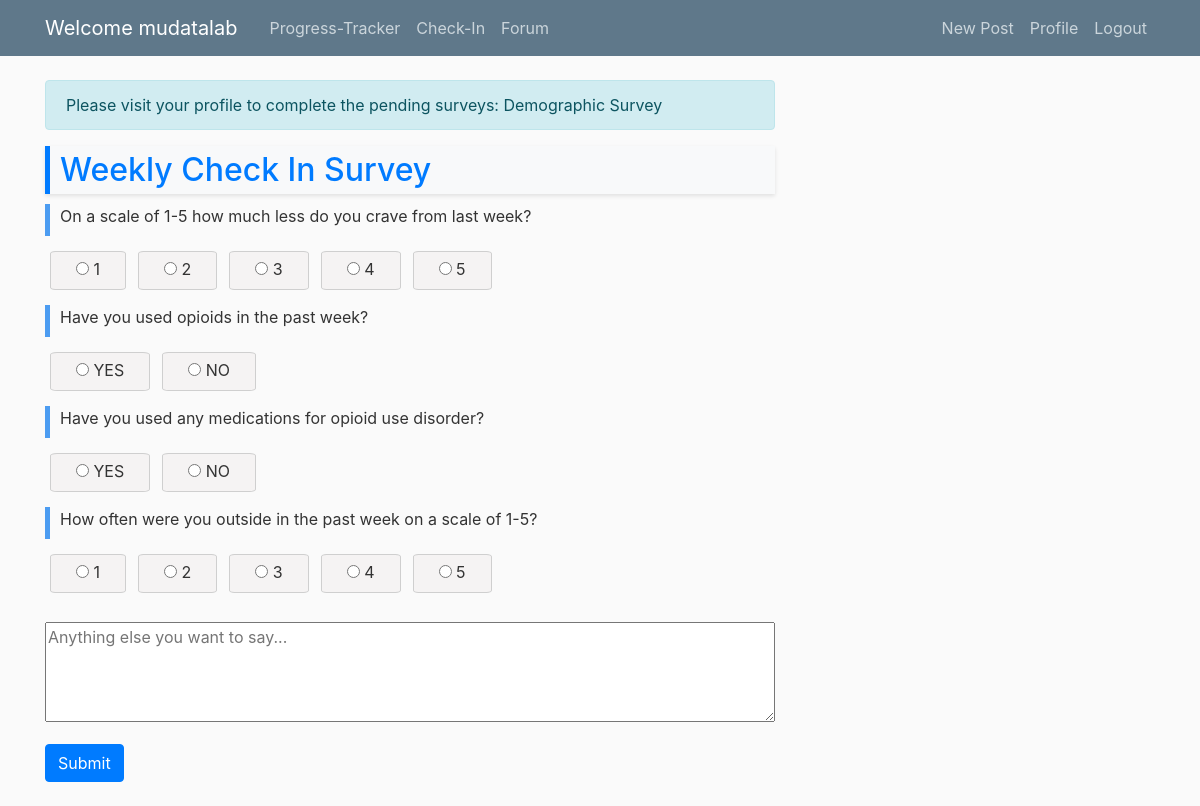
The app's page / (signed in), older data.
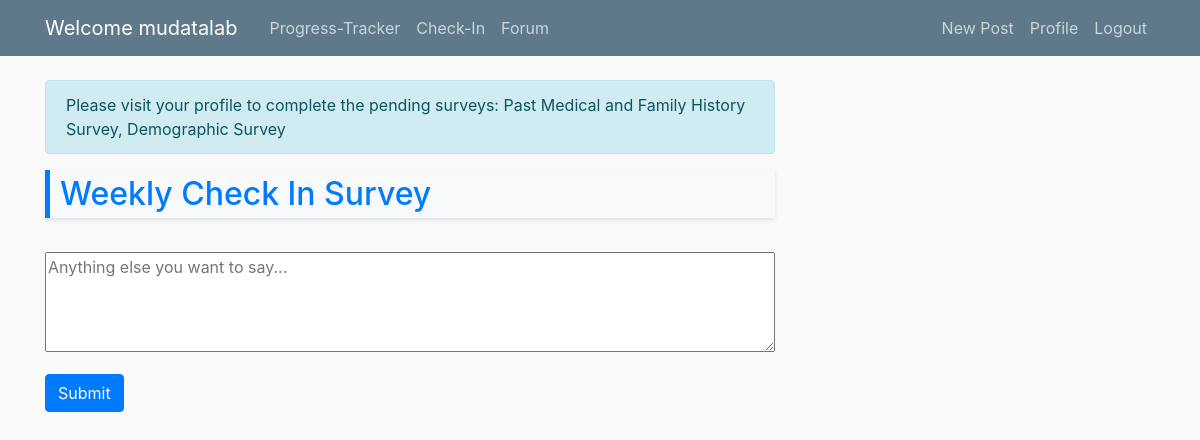
The same page, newer data.
### survey/models.py (models this page shows, shortened)
class Survey(models.Model):
    title = models.CharField(max_length=200)
    description = models.TextField(blank=True)
    created_at = models.DateTimeField(auto_now_add=True)
    updated_at = models.DateTimeField(auto_now=True)

class Question(models.Model):
    ORIENTATION_CHOICES = (
        (-1, 'Negative'),
        (0, 'Neutral'),
        (1, 'Positive'),
    )
    survey = models.ForeignKey(Survey, on_delete=models.CASCADE)
    question = models.CharField(max_length=300)
    options = models.ManyToManyField('Option')
    categories = models.ManyToManyField('QuestionCategory', blank=True)
    weight = models.IntegerField(default=1)
    orientation = models.IntegerField(default=0, choices=ORIENTATION_CHOICES)
    created_at = models.DateTimeField(auto_now_add=True)
    updated_at = models.DateTimeField(auto_now=True)

### survey/views.py (the view)
# urls.py: path('', views.survey_home, name ='survey-home'),
@csrf_exempt
@login_required
def survey_home(request):
    surveys = Survey.objects.all()
    survey = None
    for survey_obj in surveys:
        if survey_obj.title == CHECK_IN_SURVEY:
            logger.debug(f'Survey Title:  {survey_obj.title}')
            survey = survey_obj
            break
    if survey is None:
        logger.debug(f'Survey not available, required survey: {CHECK_IN_SURVEY}')
        return render(request, 'survey/error.html', {'message': f'Survey not available, required survey: {CHECK_IN_SURVEY}'})
    if request.method == 'POST':
        form = SurveyForm(request.POST, survey_id=survey.id)
        if form.is_valid():
            user = request.user  # Get the current authenticated user
            for question in Question.objects.filter(survey_id=survey.id):
                selected_option = form.cleaned_data[f'question_{question.id}']
                if selected_option:
                    selected_option_id = Option.objects.get(id=selected_option.id)
                    response = Response.objects.create(
                        survey=survey,
                        user=user,
                        question=question,
                        selected_options=selected_option_id.option  # Store the option's text, not the Option object
                    )
            user_comments = form.cleaned_data.get('user_comments')
            if user_comments:
                UserComment.objects.create(
                    survey=survey,
                    user=request.user,
                    comment=user_comments
                )
            return redirect('thank_you')  # Redirect to a thank-you page after successful submission
    else:
        form = SurveyForm(survey_id=survey.id)
    user = request.user
    PMH_survey_responses_exist = Response.objects.filter(user=user, survey__title=PAST_HISTORY_SURVEY).exists()
    demographic_responses_exist = Response.objects.filter(user=user, survey__title=DEMOGRAPHIC_SURVEY).exists()
    pending_surveys = []
    if not PMH_survey_responses_exist:
        pending_surveys.append(PAST_HISTORY_SURVEY)
    if not demographic_responses_exist:
        pending_surveys.append(DEMOGRAPHIC_SURVEY)
    if pending_surveys:
        pending_surveys_str = ', '.join(pending_surveys)
        messages.info(request, f'Please visit your profile to complete the pending surveys: {pending_surveys_str}')
    return render(request, 'survey/survey.html', {'survey': survey, 'form': form})

### survey/forms.py
class SurveyForm(forms.ModelForm):
    class Meta:
        model = Response
        fields = []
    def __init__(self, *args, **kwargs):
        survey_id = kwargs.pop('survey_id')
        super(SurveyForm, self).__init__(*args, **kwargs)
        questions = Question.objects.filter(survey_id=survey_id)
        for question in questions:
            self.fields[f'question_{question.id}'] = forms.ModelChoiceField(
                label=question.question,
                queryset=Option.objects.filter(question=question),
                widget=forms.RadioSelect,
                required=False
            )
        self.fields['user_comments'] = forms.CharField(widget=forms.Textarea (attrs={'placeholder': 'Anything else you want to say...'}), required=False)

### survey/models.py (called while the page is built)
    def __str__(self):
        return self.option

### survey/templates/survey/survey.html (shortened to what this page needs)
{% extends "feed/base.html" %}
{% block content %}
<h2 class="custom-title">{{ survey.title }}</h2>
<form method="post">
    {% for field in form %}
        {% if field.name != 'user_comments' %}
            <p class="survey-question-title">{{ field.label_tag }}</p>
            <div class="choices-container">
            {% for choice in field %}
                <label class="choice-button choice-option">
                    {{ choice }}
                </label><br>
        {% endfor %}
        </div>
        {% endif %}
    {% endfor %}
    <div class="form-group form-group-comment">
        {{ form.user_comments }}
    </div>
    <button type="submit" class="btn btn-primary">Submit</button>
    <br>
    <br>
</form>
{% endblock content %}

### feed/templates/feed/base.html (shortened to what this page needs)
{% load static %}
<!DOCTYPE html>
<html>
<head>
    <link rel="stylesheet" href="https://maxcdn.bootstrapcdn.com/bootstrap/4.0.0/css/bootstrap.min.css">
    <link href="https://cdnjs.cloudflare.com/ajax/libs/font-awesome/6.0.0/css/all.min.css" rel="stylesheet"/>
    <link rel="stylesheet" type="text/css" href="{% static 'feed/main.css' %}">
</head>
<body>
    <header class="site-header">
      <nav class="navbar navbar-expand-md navbar-dark bg-steel fixed-top">
        <div class="container">
          {% if user.is_authenticated %}
                {% if user.is_superuser %}
                  <a class="navbar-brand mr-4" href="{% url 'survey-home' %}">Welcome {{user.username}}</a>
                {% elif user.user_profile.role == 'mentor' %}
                  <a class="navbar-brand mr-4" href="{% url 'vizual-home' %}">Welcome {{user.username}}</a>
                {% elif user.user_profile.role == 'mentee' %}
                  <a class="navbar-brand mr-4" href="{% url 'survey-home' %}">Welcome {{user.username}}</a>
                {% endif %}
              {% endif %}
          <div class="collapse navbar-collapse" id="navbarToggle">
            <div class="navbar-nav mr-auto">
              {% if user.is_authenticated %}
                {% if user.is_superuser %}
                  <a class="nav-item nav-link" href="{% url 'vizual-home' %}">Progress-Tracker</a>
                  <a class="nav-item nav-link" href="{% url 'survey-home' %}">Check-In</a>
                  <a class="nav-item nav-link" href="{% url 'feed-forum' %}">Forum</a>
                {% elif user.user_profile.role == 'mentor' %}
                  <a class="nav-item nav-link" href="{% url 'vizual-home' %}">Progress-Tracker</a>
                  <a class="nav-item nav-link" href="{% url 'feed-forum' %}">Forum</a>
                {% elif user.user_profile.role == 'mentee' %}
                  <a class="nav-item nav-link" href="{% url 'survey-home' %}">Check-In</a>
                  <a class="nav-item nav-link" href="{% url 'feed-forum' %}">Forum</a>
                {% endif %}
              {% endif %}
            </div>
            <div class="navbar-nav">
              {% if user.is_authenticated %}
                <a class="nav-item nav-link" href="{% url 'post-create' %}">New Post</a>
                <a class="nav-item nav-link" href="{% url 'profile' %}">Profile</a>
                <a class="nav-item nav-link" href="{% url 'logout' %}">Logout</a>
              {% else %}
                <a class="nav-item nav-link" href="{% url 'login' %}">Login</a>
                <a class="nav-item nav-link" href="{% url 'register' %}">Register</a>
              {% endif %}
            </div>
          </div>
        </div>
      </nav>
    </header>
    <main role="main" class="container">
      <div class="row">
        <div class="col-md-8">
          {% if messages %}
            {% for message in messages %}
              <div class="alert alert-{{ message.tags }}">
                {{ message }}
              </div>
            {% endfor %}
          {% endif %}
          {% block content %}{% endblock %}
        </div>
        <div class="col-md-4">
        </div>
      </div>
    </main>
</body>
</html>

Row changes from the older to the newer data that the page shows:
removed Question: label_tag "On a scale of 1-5 how much less do you crave from last week?"
removed Question: label_tag "Have you used opioids in the past week?"
removed Question: label_tag "Have you used any medications for opioid use disorder?"
removed Question: label_tag "How often were you outside in the past week on a scale of 1-5?"
Text that changed along with them:
new list line: "Please visit your profile to complete the pending surveys: Past Medical and Family History Survey, Demographic Survey"
list line gone: "Please visit your profile to complete the pending surveys: Demographic Survey"
list line gone: "☐ 1 1 ☐ 2 2 ☐ 3 3 ☐ 4 4 ☐ 5 5"
list line gone: "☐ YES YES ☐ NO NO"
